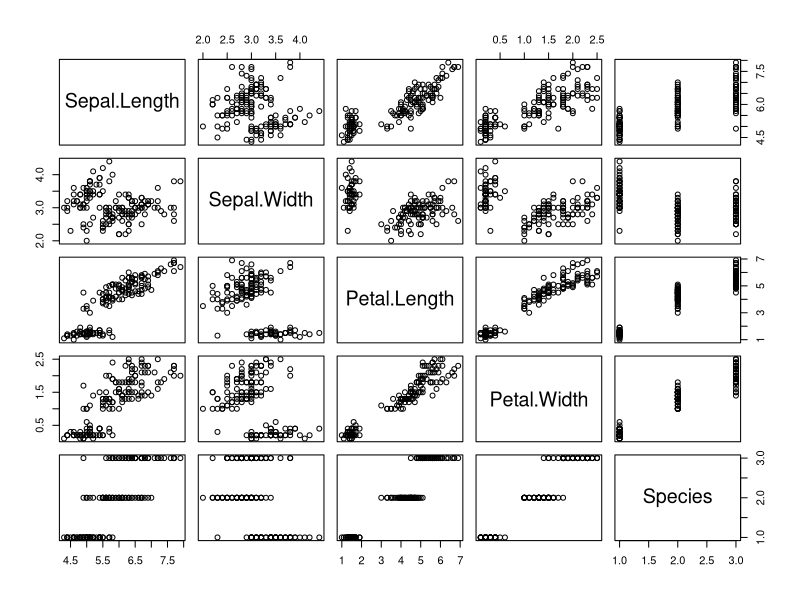
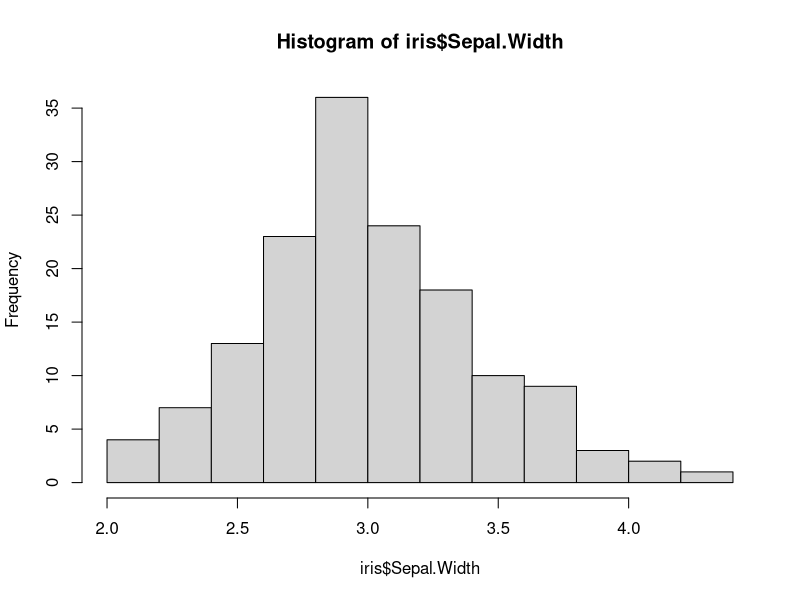
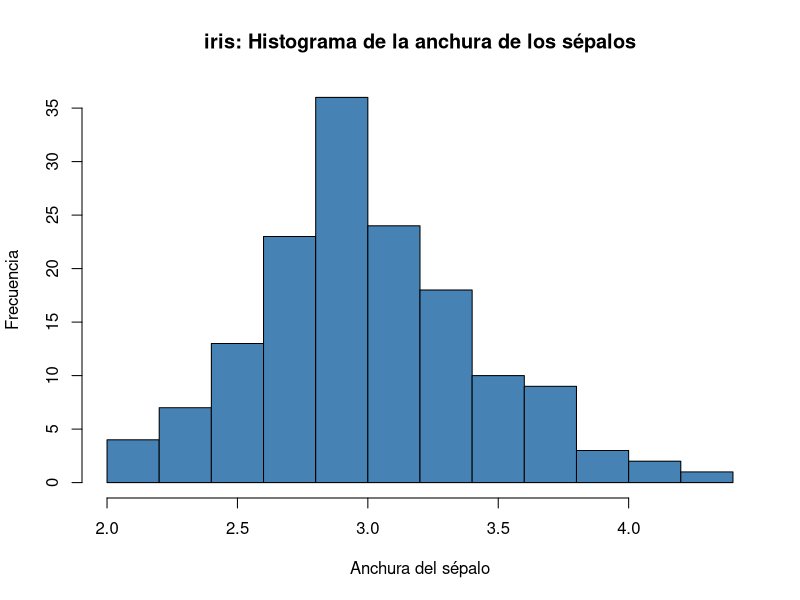
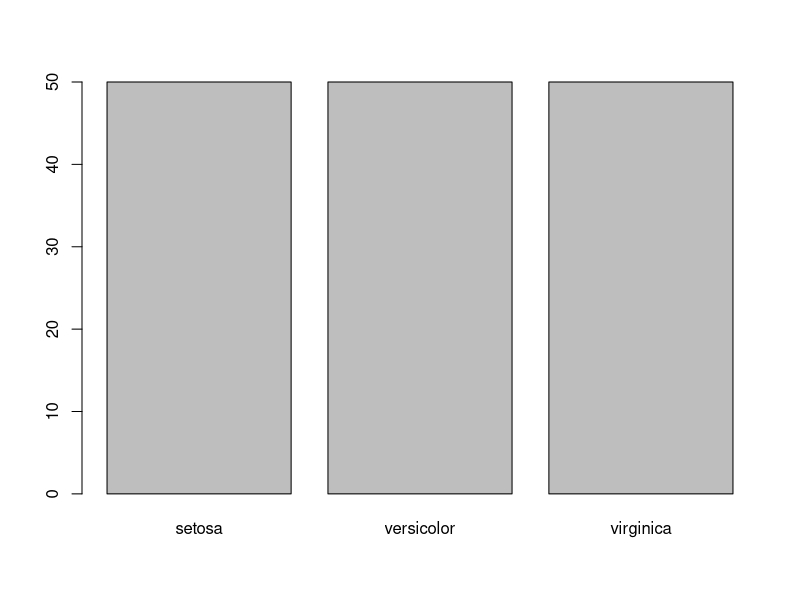
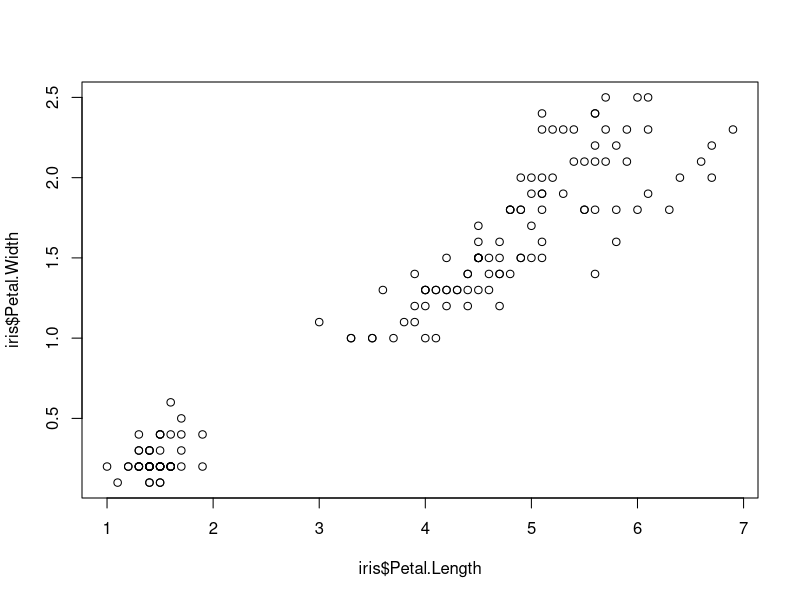
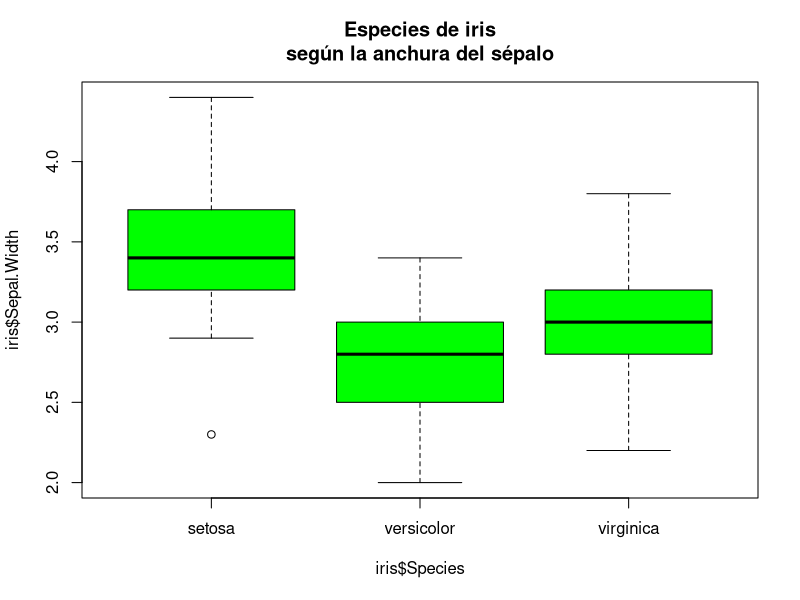

Reproduce these figures in R, in order.

#<1 commando print()>
# iris es una tabla con 150 filas para practicas que biende por defecto
print(iris)


plot(iris)       # Representa gráficamente la tabla
summary(iris)    # Resumen estadístico de las columnas
str(iris)        # "Representación textual" del objeto
head(iris)    # primeras seis filas
tail(iris)    # últimas seis filas
?summary   #El simbolo de pregunta antes de la funcion nos muestra como funciona tambien se puede con help
dim(iris)     # filas x columnas ,nos arroja cuantas filas y columnas tenemos
nrow(iris)    # Mestra solo el número de filas
ncol(iris)    #  Mestra solo el número de columnas
colnames(iris)  #Muestra los nombres de las columas
iris[1:10,]        # Podemos selecionar solo un subconjunto de datos por ejemplo diez primeras filas
iris[, 3:4]        # Podemos seleccionar solo ciertas columnas por ejemplo la 3 y 4
iris[1:10, 3:4]   #Seleccionamos las primeras diez filas de las culumnas 3 y 4
iris[, "Species"] #Tambien es posible referirse a una columna por su nombre, imprimiendo todas las filas de esa columna
#Tambien es posible acortarlo como iris$Species
iris[iris$Species == "setosa",] #También permite seleccionar filas mediante condiciones lógicas "filtrado"
#Es posible crear otras tablas a partir de una dada mediante el operador <-
mi.iris <- iris  # mi.iris es una copia de iris
head(mi.iris) #Muestra las 6 primeras filas junto con las respectivas columnas
ls()         # lista de objetos en memoria que hemos creado 
rm(mi.iris)  # borra el objeto mi.iris
ls()         #Comprobamos el borrado 
#Una forma de eliminar una columna es asignarle valor nullo NULL
mi.iris <- iris #Creamos de nuevo una copia de la tabla de datos iris
mi.iris$Petal.Area <- NULL #Les asignamos el valor nulo NULL es decir eliminamos la columna Petal.Area
head(mi.iris$Petal.Area ) #Muestra las 6 primeras filas junto con las respectivas columnas de Petal.Area 

mi.iris <- iris[order(iris$Petal.Length),] #La funcion order Nos ordena las dilas de la columna  de menor a mañor
head(mi.iris$Petal.Length) #Primero seis elementos de la columna ordenados 
mi.iris$Petal.Length #Todas las filas de la columna ordenados de menor a mayor
mi.iris <- iris[order(-iris$Petal.Length),] #Si queremos ordenar de mayor a menor solo colocamos -order el signo menos antes del order
mi.iris$Petal.Length #Todas las filas de la columna ordenados de mayor a menor
hist(iris$Sepal.Width)#Muestra los datos de sewpal en un histograma

Date <- as.Date("2021-3-16") #Converts strings to the Date class on R.
Date
my_string <- "This is \n an example string" 
cat(my_string)# Cat returns a character string in a readable format like in other programming languages.
my_number <- 1.1
ceiling(my_number) #The ceiling function rounds a numeric input to the next higher integer
time_1 <- "2021-03-16 00:00:00"
time_2 <- "2021-03-11 00:00:00"
difftime(time_1, time_2) #difftime calculates the diference between two dates

is.null(Date)# Checks if an object is null and returns a boolean value
log10(3) # The log function computes a logarithm of a given numeric value
R.Version() # Returns the R version and other parameters

sink("hello.txt")
my_string
sink() #The sink function allows users to export data to various filetypes
install.packages("stringr")
library("stringr")
nice_string <- "Cesar Velazquez"
str_remove(nice_string, "quez")# Removes matched patterns on a string



hist(iris$Sepal.Width, main = "iris: Histograma de la anchura de los sépalos",
     xlab = "Anchura del sépalo", ylab = "Frecuencia",
     col = "steelblue") #Histograma con titulos y color

barplot(table(iris$Species)) #Grafica de barras simples muestra segun la cantidad de especies em las columna Species
plot(iris$Petal.Length,iris$Petal.Width)#Grafico de dispersion donde puede apreciarce la relacion de varibles
boxplot(iris$Sepal.Width ~ iris$Species, col = "green",
        main = "Especies de iris\nsegún la anchura del sépalo") #Grafica de caja  
